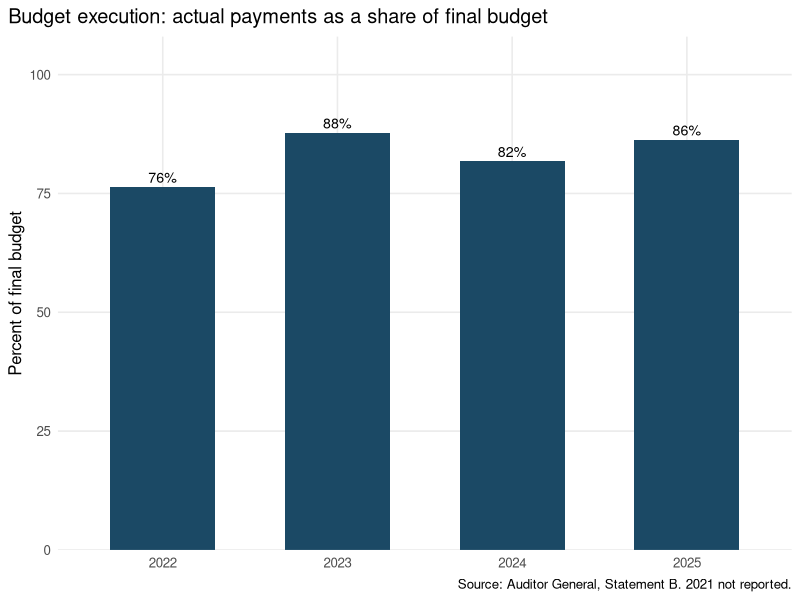
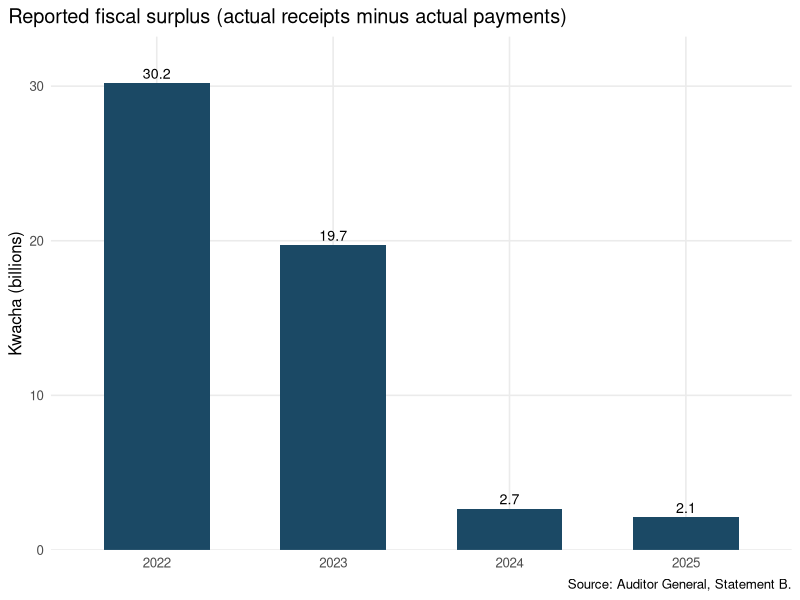
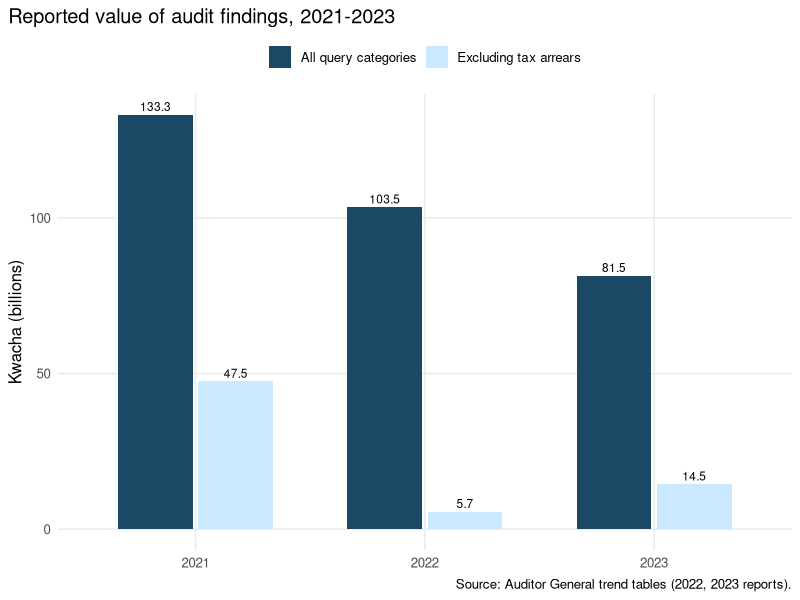
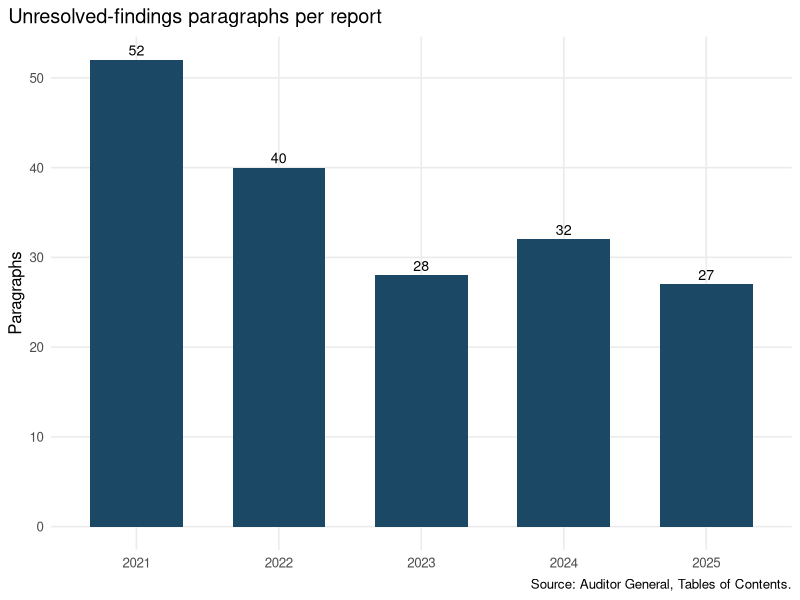
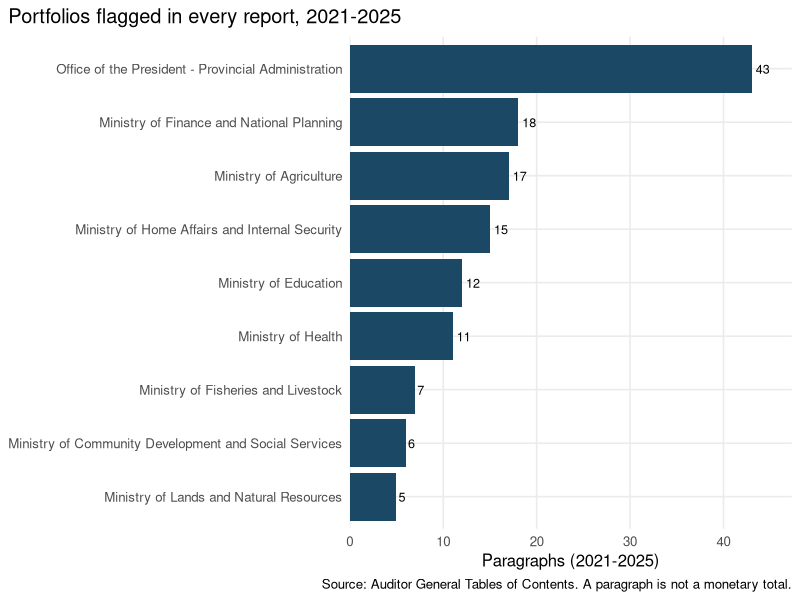

Generate these figures, in order, with R:
## ---- chunk 1
#| include: false
# All paths resolve from the project root (set via root.dir above).
library(readr); library(dplyr); library(tidyr); library(stringr)
library(forcats); library(ggplot2); library(scales)
theme_set(theme_minimal(base_size = 12))
theme_update(panel.grid.minor = element_blank(), plot.title.position = "plot")
BLUE <- "#1b4965"; LIGHT <- "#cae9ff"
## ---- chunk 2
fisc  <- read_csv("data_clean/fiscal_outturn.csv", show_col_types = FALSE)
cats  <- read_csv("data_clean/findings_by_category_tidy.csv", show_col_types = FALSE)
paras <- read_csv("data_clean/unresolved_paragraphs.csv", show_col_types = FALSE)
meta  <- read_csv("data_clean/report_metadata.csv", show_col_types = FALSE)
## ---- chunk 3
fisc |>
  filter(!is.na(actual_payments)) |>
  transmute(`Financial year` = financial_year,
            `Final budget (K bn)` = round(final_budget_payments/1e9, 1),
            `Actual payments (K bn)` = round(actual_payments/1e9, 1),
            `Execution %` = round(100*actual_payments/final_budget_payments, 1),
            `Surplus (K bn)` = round(surplus_deficit/1e9, 2),
            `PDF page` = source_pdf_page)
## ---- chunk 4
#| fig-width: 7.5
#| fig-height: 4.3
f2 <- fisc |> filter(!is.na(actual_payments)) |>
  mutate(exec = 100*actual_payments/final_budget_payments)
ggplot(f2, aes(factor(financial_year), exec)) +
  geom_col(fill = BLUE, width = 0.6) +
  geom_text(aes(label = sprintf("%.0f%%", exec)), vjust = -0.4, size = 3.6) +
  scale_y_continuous(limits = c(0,100), expand = expansion(mult = c(0,.08))) +
  labs(title = "Budget execution: actual payments as a share of final budget",
       x = NULL, y = "Percent of final budget",
       caption = "Source: Auditor General, Statement B. 2021 not reported.")
## ---- chunk 5
#| fig-width: 7.5
#| fig-height: 4.3
ggplot(f2, aes(factor(financial_year), surplus_deficit/1e9)) +
  geom_col(fill = BLUE, width = 0.6) +
  geom_text(aes(label = comma(surplus_deficit/1e9, accuracy = 0.1)), vjust = -0.4, size = 3.6) +
  scale_y_continuous(expand = expansion(mult = c(0,.1))) +
  labs(title = "Reported fiscal surplus (actual receipts minus actual payments)",
       x = NULL, y = "Kwacha (billions)",
       caption = "Source: Auditor General, Statement B.")
## ---- chunk 6
pick <- tibble(financial_year = c(2021L,2022L,2023L), report_year = c(2022L,2023L,2023L))
series <- cats |> inner_join(pick, by = c("financial_year","report_year")) |>
  mutate(is_arrears = str_detect(str_to_lower(category_printed), "tax arrears"))
trend <- series |> group_by(financial_year) |>
  summarise(`All categories (K bn)` = round(sum(amount_kwacha, na.rm=TRUE)/1e9, 1),
            `Excl. tax arrears (K bn)` = round(sum(amount_kwacha[!is_arrears], na.rm=TRUE)/1e9, 1),
            .groups = "drop") |>
  rename(`Financial year` = financial_year)
trend
## ---- chunk 7
#| fig-width: 8
#| fig-height: 4.6
plotdat <- series |> group_by(financial_year) |>
  summarise(all = sum(amount_kwacha, na.rm=TRUE),
            excl = sum(amount_kwacha[!is_arrears], na.rm=TRUE), .groups="drop") |>
  pivot_longer(-financial_year) |>
  mutate(name = recode(name, all = "All query categories",
                       excl = "Excluding tax arrears"))
ggplot(plotdat, aes(factor(financial_year), value/1e9, fill = name)) +
  geom_col(position = position_dodge(width = .7), width = .65) +
  geom_text(aes(label = comma(value/1e9, accuracy = .1)),
            position = position_dodge(width = .7), vjust = -0.4, size = 3) +
  scale_fill_manual(values = c("All query categories" = BLUE,
                               "Excluding tax arrears" = LIGHT)) +
  labs(title = "Reported value of audit findings, 2021-2023",
       x = NULL, y = "Kwacha (billions)", fill = NULL,
       caption = "Source: Auditor General trend tables (2022, 2023 reports).") +
  theme(legend.position = "top")
## ---- chunk 8
#| fig-width: 7
#| fig-height: 4
ppy <- paras |> count(financial_year, name = "n")
ggplot(ppy, aes(factor(financial_year), n)) +
  geom_col(fill = BLUE, width = .65) +
  geom_text(aes(label = n), vjust = -0.4, size = 3.6) +
  labs(title = "Unresolved-findings paragraphs per report",
       x = NULL, y = "Paragraphs", caption = "Source: Auditor General, Tables of Contents.")
## ---- chunk 9
#| fig-width: 8
#| fig-height: 5.5
recur <- paras |> group_by(ministry_std) |>
  summarise(years_present = n_distinct(financial_year), n = n(), .groups = "drop")
recur |> filter(years_present == 5) |>
  mutate(ministry_std = fct_reorder(ministry_std, n)) |>
  ggplot(aes(n, ministry_std)) +
  geom_col(fill = BLUE) + geom_text(aes(label = n), hjust = -0.3, size = 3.2) +
  scale_x_continuous(expand = expansion(mult = c(0,.1))) +
  labs(title = "Portfolios flagged in every report, 2021-2025",
       x = "Paragraphs (2021-2025)", y = NULL,
       caption = "Source: Auditor General Tables of Contents. A paragraph is not a monetary total.")
## ---- chunk 10
asp <- read_csv("data_raw/ag_trend_tables_asprinted.csv", show_col_types = FALSE)
# (a) component sums vs printed totals
comp <- asp |> filter(row_no != 99) |>
  summarise(across(c(amt_prior_kwacha, amt_current_kwacha), ~sum(., na.rm = TRUE)))
printed <- asp |> filter(row_no == 99) |> select(report_year, amt_prior_kwacha, amt_current_kwacha)
# (b) FY2022 appears in both reports; difference should be near zero overall
fy22a <- asp |> filter(report_year==2022, row_no!=99) |> summarise(s = sum(amt_current_kwacha, na.rm=TRUE)) |> pull(s)
fy22b <- asp |> filter(report_year==2023, row_no!=99) |> summarise(s = sum(amt_prior_kwacha, na.rm=TRUE)) |> pull(s)
tibble(check = c("FY2022 total, 2022 report", "FY2022 total, 2023 report", "difference"),
       value = c(fy22a, fy22b, fy22a - fy22b))
## ---- chunk 11
#| echo: false
cat("Rendered with R", as.character(getRversion()), "on", format(Sys.Date()), "\n")
